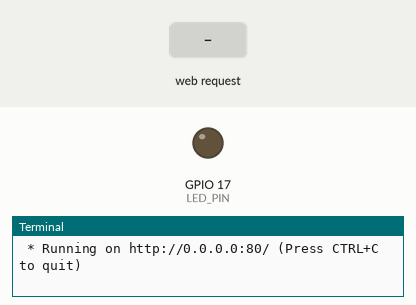
This program was run on a simulated Raspberry Pi (BCM pin numbers). Parts: output pins drawn as LEDs (lit = HIGH), the last lines printed to the terminal. The inputs (shaded band) are chosen by the test bench. The clock reads 2024-03-15 10:24:30 at power-on unless the program sets it.

Above: at 1.2 s.
1.3 s: HTTP request for /control received with the fields action=on
At 1.6 s:
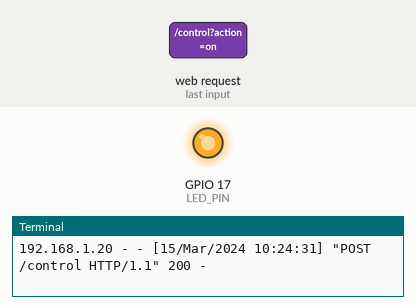
2.8 s: HTTP request for /control received with the fields action=off
At 3.9 s:
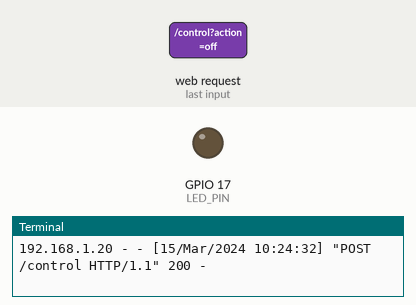
Timing chart, 0 to 5.8 s (numbered marks = the images above; inputs shaded):
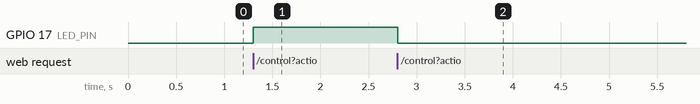

Measured:
- after the input at 1.3 s, GPIO 17 (LED_PIN): LOW → HIGH at once
- after the input at 2.8 s, GPIO 17 (LED_PIN): HIGH → LOW at once

The program:

app.py
```python
from flask import Flask, render_template, request
import RPi.GPIO as GPIO

app = Flask(__name__)

GPIO.setmode(GPIO.BCM)
GPIO.setwarnings(False)
LED_PIN = 17
GPIO.setup(LED_PIN, GPIO.OUT)

@app.route("/")
def index():
    return render_template("index.html")

@app.route("/control", methods=["POST"])
def control():
    action = request.form["action"]
    if action == "on":
        GPIO.output(LED_PIN, GPIO.HIGH)
    elif action == "off":
        GPIO.output(LED_PIN, GPIO.LOW)
    return render_template("index.html")

if __name__ == "__main__":
    app.run(host="0.0.0.0", port=80)
```
